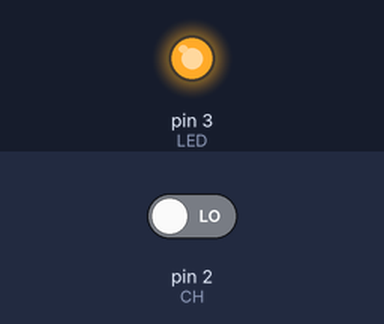
Bench run of a sketch on a simulated Arduino Uno, built with avr-gcc and run on an emulated ATmega328P. On the bench: output pins drawn as LEDs (lit = HIGH). The test bench sets the inputs (shaded band); at power-on: pin 2 (CH) LOW.

Above: at 0.8 s.
0.9 s: pin 2 (CH) driven HIGH
At 1.9 s:
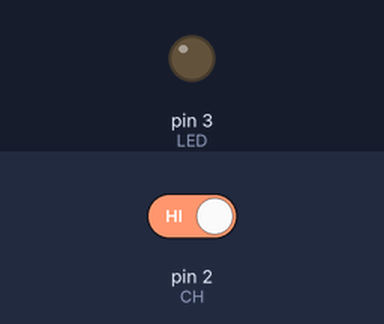
2.4 s: pin 2 (CH) driven LOW
At 3.1 s:
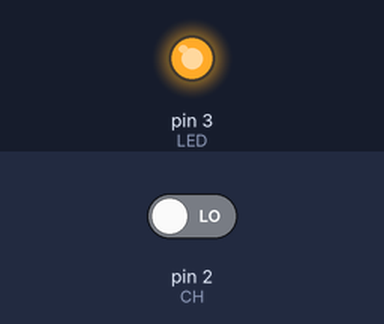
Timing chart, 0 to 5.4 s (numbered marks = the images above; inputs shaded):
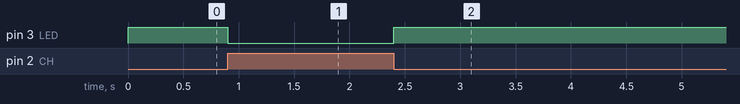

The sketch:

exercicio08.ino
```cpp
#define CH (1<<PD2)
#define LED (1<<PD3)

int main(void) {

  // PD2 como entrada
  DDRD &= ~CH;

  // PD3 como saída
  DDRD |= LED;

  for(;;){
    // Verificar o PD2
    if (PIND & CH) {
      // Apagar o LED
      PORTD &= ~LED;
    } else {
      // Acender o LED
      PORTD |= LED;
    }
  }

  return 0;
}
```

Measured:
- after the input at 0.9 s, pin 3 (LED): HIGH → LOW at once
- after the input at 2.4 s, pin 3 (LED): LOW → HIGH at once
